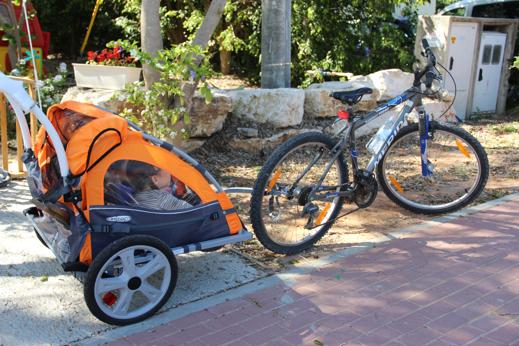
%> input picture Matlab/Tests/do_propagateScales/target.jpg, 519 x 346 px
$ octave scalemaps_test.m   (GNU Octave 9; MATLAB toolbox functions it lacks are replaced by stand-ins)
%> lines starting %> are read from the running program, lines starting %| are printed output that depends on the picture
### Matlab/Tests/do_propagateScales/get_descriptors_test.m
function [desc1, desc2] = get_descriptors_test(image1, image2, proptype, weight_func)
% Extract dense descriptors [1] for an image pair. These can then be used
% to establish dense correspondences between the images using the SIFT-Flow
% algorithm [2].
%
% Project webpage:
%   http://www.openu.ac.il/home/hassner/scalemaps
%
% Note: This code uses the vl_sift function included in the vlfeat
% distribution [3].
%
% Usage: [desc1 desc2] = get_descriptors(image1, image2, proptype, weight_func)
%
% proptype can be
%
%   'geometric'     - propagate scale information from detected interest
%       points by considering only the spatial locations where scales were
%       detected.
%   'image-aware'   - scales are propagated as above, but using image
%       intensities in order to guide scale propagation.
%   'match-aware'   - consider the two images, propagating only the scales
%       of pixels that were selected as (sparse) key-points in both images.
%   see [1] for more details.
%
% weight_func can be
%   'exponential'       - Used exponential weights.
%   'linear' (default)  - Used the linear weights.
%
%
% References:
%   [1] "Dense Correspondences Across Scenes and Scales"
%
%   [2] C. Liu, J. Yuen, A. Torralba, J. Sivic, and W. Freeman. "Sift
%   flow: dense correspondence across different scenes." In European
%   Conf. Comput. Vision, pages 28-42, 2008.
%   http://people.csail.mit.edu/celiu/ECCV2008/
%
%   [3] A. Vedaldi and B. Fulkerson. Vlfeat: An open and portable
%   library of computer vision algorithms. In Proc. int. conf.
%   on Multimedia, pages 1469-1472, 2010.
%   http://www.vlfeat.org/
%
% Copyright 2014, Moria Tau and Tal Hassner
%
% The SOFTWARE ("get_descriptors.m") is provided "as is", without any
% guarantee made as to its suitability or fitness for any particular use.
% It may contain bugs, so use of this tool is at your own risk.
% We take no responsibility for any damage that may unintentionally be caused
% through its use.
%
% ver 1.0s, August-2014
%

% compute SIFT frames of the input images
sImage1 = im2single(image1);
sImage2 = im2single(image2);
if size(sImage1, 3) == 3
    sImage1 = rgb2gray(sImage1);
end
if size(sImage2, 3) == 3
    sImage2 = rgb2gray(sImage2);
end
[F1, D1] = vl_sift(sImage1);
[F2, D2] = vl_sift(sImage2);

% scale propagation
if strcmp(proptype, 'geometric')
    newF1 = propagateScales_test(proptype, F1, size(sImage1), weight_func);
    newF2 = propagateScales_test(proptype, F2, size(sImage2), weight_func);
else if strcmp(proptype, 'image-aware')
        newF1 = propagateScales_test(proptype, F1, sImage1, weight_func);
        newF2 = propagateScales_test(proptype, F2, sImage2, weight_func);
    else if strcmp(proptype, 'match-aware')
            [newF1, newF2] = propagateScales_test(proptype, F1, sImage1, D1, F2, sImage2, D2, weight_func);
            clear F1 D1 F2 D2
        end
    end
end

% dense sift
desc1 = dense_sift(sImage1, newF1);
desc2 = dense_sift(sImage2, newF2);

end


% [13 lines left out: function dense_sift, not called in this run]

### Matlab/Tests/do_propagateScales/scalemaps_test.m
% DEMO script for producing dense flow using scale maps [1]. The demo will
% compute flow from source image to target image, and then warp the target
% image back to the source.
%
% Project webpage:
%   http://www.openu.ac.il/home/hassner/scalemaps
%
% Notes:
%   1. This code uses the vl_sift function included in the vlfeat
%       distribution [3]. It MUST be installed and available on your MATLAB
%       path in order for this demo to work. See README.txt for more
%       information.
%   2. To compute dense correspondences this code uses the SIFT-Flow
%       algorithm available from [2]. It MUST be installed and available on
%       yout MATLAB path in order for this demo to work. See README.txt for
%       more information.
%
% References:
%   [1] M. Tau and T. Hassner, "Dense Correspondences Across Scenes and
%   Scales," arXiv preprint arXiv:1406.6323, 24 Jun. 2014. Please see
%   project webpage for information on more recent versions:
%   http://www.openu.ac.il/home/hassner/scalemaps
%
%   [2] C. Liu, J. Yuen, A. Torralba, J. Sivic, and W. Freeman. "Sift
%   flow: dense correspondence across different scenes." In European
%   Conf. Comput. Vision, pages 28-42, 2008.
%   http://people.csail.mit.edu/celiu/ECCV2008/
%
%   [3] A. Vedaldi and B. Fulkerson. Vlfeat: An open and portable
%   library of computer vision algorithms. In Proc. int. conf.
%   on Multimedia, pages 1469-1472, 2010.
%   http://www.vlfeat.org/
%
% ver 1.0s, August-2014
%
% Copyright 2014, Moria Tau and Tal Hassner
%
% The SOFTWARE ("demo.m") is provided "as is", without any
% guarantee made as to its suitability or fitness for any particular use.
% It may contain bugs, so use of this tool is at your own risk.
% We take no responsibility for any damage that may unintentionally be caused
% through its use.
%

%% Initialization
addpath vlfeat-0.9.18/toolbox % Tested with vlfeat 0.9.18 [3]
addpath release % Tested with SIFT-Flow ECCV'08 release [2]
addpath release/mex % Tested with SIFT-Flow ECCV'08 release [2]
%addpth 'D:\Dev\Windows Linux\DenseCorrespondences\CPP\ScaleMaps\x64\Debug'
addpath 'D:\Dev\Windows Linux\DenseCorrespondences\CPP\ScaleMaps\x64\Release'
vl_setup('quiet');
%> (this line was passed over: vl_setup is not available in this run)

% read source and target images
source_name = 'target.JPG';
target_name = 'source.JPG';
source = imread(source_name);
%> source is the input picture: size 346x519x3 uint8; mean R, G, B 124.4, 118.7, 113.6
target = imread(target_name);
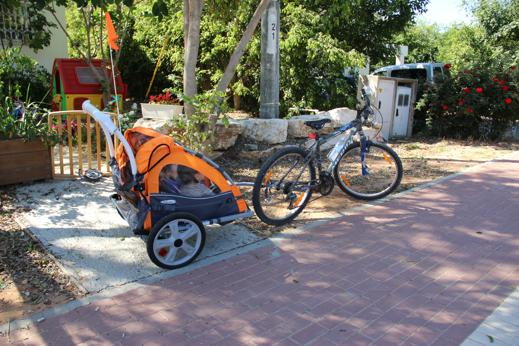
%> input picture Matlab/Tests/do_propagateScales/source.jpg, 519 x 346 px
%> target is the input picture: size 346x519x3 uint8; mean R, G, B 116.7, 113.5, 105.7

%% Extract descriptors
tic
%[desc_source, desc_target] = get_descriptors_test(source, target, 'match-aware', 'linear');
[desc_source, desc_target] = get_descriptors_test(source, target, 'match-aware', 'exponential');
%> in get_descriptors_test, `sImage1 = rgb2gray(sImage1);`:
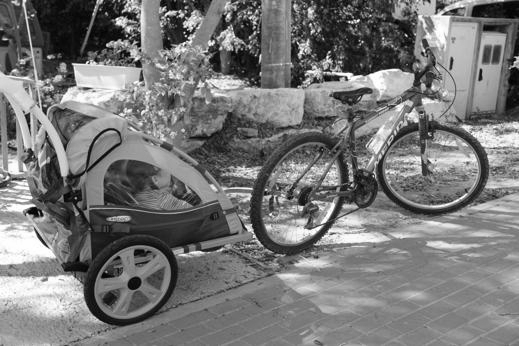
%> sImage1: size 346x519 single; min 0.00352, max 1, mean 0.47
%> in get_descriptors_test, `sImage2 = rgb2gray(sImage2);`:
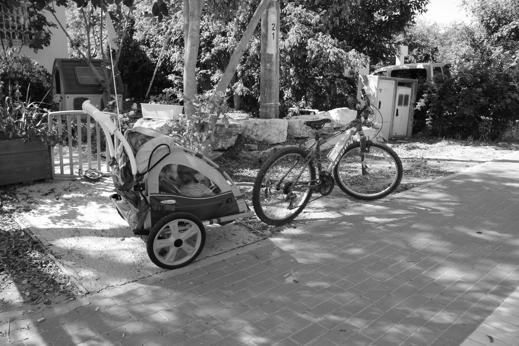
%> sImage2: size 346x519 single; min 0, max 1, mean 0.445
%> the run ends on the next line
